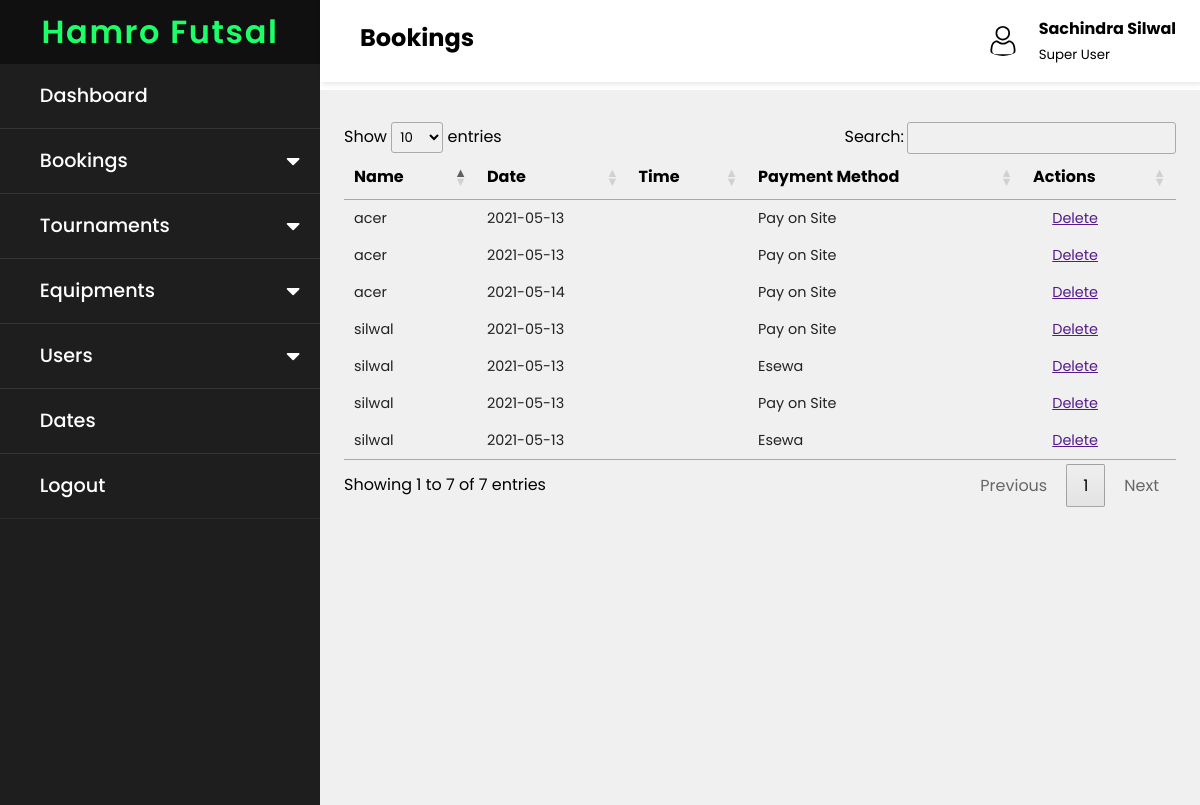
The page /bookings/list/ (signed in) on the database its author committed.
### bookings/models.py (models this page shows)
class Booking(models.Model):
    date = models.ForeignKey(
        Date, default=None, on_delete=models.CASCADE, null=True, blank=True)
    payment_method = models.ForeignKey(
        PaymentMethod, default=None, on_delete=models.CASCADE, null=True, blank=True)
    user = models.ForeignKey(
        User, default=None, on_delete=models.CASCADE, null=True, blank=True)
    payment_completed = models.BooleanField(
        default=False, null=True, blank=True)

class Date(models.Model):
    dates = models.DateField()
    arena = models.ManyToManyField(Arena, default=None, blank=True)
    timesheet = models.ManyToManyField(Timesheet, default=None, blank=True)
    def __str__(self):
        return str(self.dates)

class PaymentMethod(models.Model):
    payment_type = models.CharField(max_length=200, default=None, blank=True)
    def __str__(self):
        return str(self.payment_type)

### bookings/views.py (the view)
# urls.py: path('bookings/list/', views.manageBookings, name='list-booking'),
@login_required(login_url="/login")
def manageBookings(request):
    bookings = Booking.objects.all()
    context = {"booking_list": bookings}
    return render(request, "manage_bookings.html", context)

### templates/manage_bookings.html (shortened to what this page needs)
{% extends 'main_admin.html' %}
{% load static %}
{% block links %}
<link rel="stylesheet" type="text/css" href="https://cdn.datatables.net/1.10.24/css/jquery.dataTables.css">
{% endblock %}
{% block label %}
    Bookings
{% endblock%}
{% block content %}
<table class="table table-bordered" id="listtable">
    <thead>
        <tr>
            <th>Name</th>
            <th>Date</th>
            <th>Time</th>
            <th>Payment Method</th>
            <th>Actions</th>
        </tr>
    </thead>
    <tbody>
        {% for bookings in booking_list %}
            <tr>
                <td>{{ bookings.user }}</td>
                <td>{{ bookings.date }}</td>
                <td>{{ bookings.dates.timesheet }}</td>
                <td>{{ bookings.payment_method }}</td>
                <td>
                    &nbsp;&nbsp;&nbsp;&nbsp; <a
                        href="">Delete</a></td>
            </tr>
        {% endfor %}
    </tbody>
</table>
{% endblock %}

### templates/main_admin.html (shortened to what this page needs)
{% load static %}
<!DOCTYPE html>
<html lang="en">
<head>
    <link rel="stylesheet" href="{% static '/css/main_admin.css' %}">
    <link rel="stylesheet" href="https://pro.fontawesome.com/releases/v5.10.0/css/all.css"/>
    {% block links %}
    {% endblock %}
</head>
<body>
    <nav class="sidebar">
        <div class="text"> Hamro Futsal </div>
            <ul>
                <li><a href="{% url 'dashboard' %}">Dashboard</a></li>
                <li><a href="#" class="book-btn">Bookings
                    <span class="fas fa-caret-down first"></span>
                </a>
                </li>
                <li><a href="#" class="tournament-btn">Tournaments
                    <span class="fas fa-caret-down second"></span>
                </a>
                </li>
                <li><a href="#" class="equipment-btn">Equipments
                    <span class="fas fa-caret-down third"></span>
                </a>
                </li>
                <li><a href="#" class="users-btn">Users
                    <span class="fas fa-caret-down fourth"></span>
                </a>
                </li>
                <li><a href="{% url 'date' %}">Dates</a></li>
                <li><a href="{% url 'logout' %}">Logout</a></li>
            </ul>
    </nav>
    <div class="main-content">
        <header>
            <h2>
                <label for="">
                    <span class="las la-bars"></span>
                </label>
                {% block label %}
                {% endblock%}
            </h2>
            <div class="user-wrapper">
                <img src="{% static 'images/user.svg' %}" width="40px" height="30px" alt="">
                <div>
                    <h4>{{request.user.first_name}} {{request.user.last_name}}</h4>
                    <small>Super User</small>
                </div>
            </div>
        </header>
        <main>
            {% block content %}
            {% endblock %}
        </main>
    </div>
</body>
</html>

### static/css/main_admin.css (style rules this page uses)
* { margin: 0px; padding: 0px; box-sizing: border-box; user-select: none; font-family: "Poppins", sans-serif; }
.sidebar { width: 20rem; position: fixed; background: #101010; left: 0; top: 0; height: 100%; z-index: 100; }
.sidebar .text { font-size: 2rem; font-weight: 600; line-height: 4rem; color: #1cff68; letter-spacing: 0.1rem; text-align: center; background: #101010; }
nav ul { background: #1e1e1e; width: 100%; height: 100%; list-style: none; }
nav ul li { line-height: 4rem; border-bottom: 1px solid rgba(255, 255, 255, 0.1); }
nav ul li:last-child { border-bottom: 1px solid rgba(255, 255, 255, 0.05); }
nav ul li a { position: relative; color: white; text-decoration: none; font-size: 1.2rem; display: block; width: 100%; font-weight: 500; border-left: 3px solid transparent; padding-left: 2.3rem; }
nav ul li a span { position: absolute; top: 50%; right: 20px; transform: translateY(-50%); font-size: 22px; transition: transform 0.4s; }
.main-content { margin-left: 20rem; }
header { background: #fff; display: flex; justify-content: space-between; padding: 1rem 1.5rem; box-shadow: 2px 2px 5px rgba(0, 0, 0, 0.1); position: fixed; left: 20rem; width: calc(100% - 20rem); top: 0; z-index: 100; }
header h2 { color: black; }
header label span { font-size: 1.7rem; padding-right: 1rem; }
.user-wrapper { display: flex; align-items: center; }
.user-wrapper h4 { color: black; }
.user-wrapper img { border-radius: 50%; margin-right: 1rem; }
.user-wrapper small { display: inline-block; color: black; margin-top: -10px !important; }
main { margin-top: 90px; padding: 2rem 1.5rem; background: #f0f0f0; min-height: calc(100vh - 85px); }
table { border-collapse: collapse; }
thead tr { border-top: 1px solid #f0f0f0; border-bottom: 1px solid #f0f0f0; color: black; }
td { padding: 0.5rem 1rem; font-size: 0.9rem; color: #222; }
th { color: black; }

### rows shown on the page
Booking: user "acer", date "2021-05-13", payment_method "Pay on Site"
Booking: user "acer", date "2021-05-13", payment_method "Pay on Site"
Booking: user "acer", date "2021-05-14", payment_method "Pay on Site"
Booking: user "silwal", date "2021-05-13", payment_method "Pay on Site"
Booking: user "silwal", date "2021-05-13", payment_method "Esewa"
Booking: user "silwal", date "2021-05-13", payment_method "Pay on Site"
Booking: user "silwal", date "2021-05-13", payment_method "Esewa"

### other values the page prints
{{ request.user.first_name }} "Sachindra"
{{ request.user.last_name }} "Silwal"
